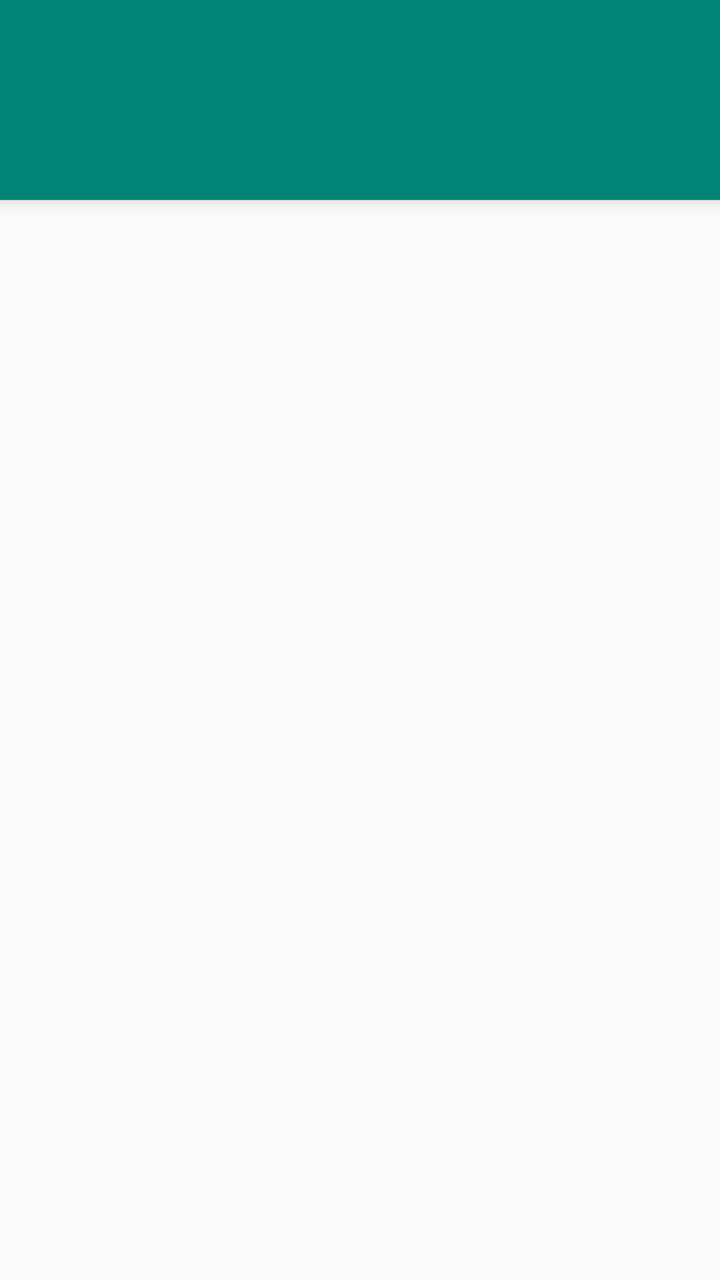
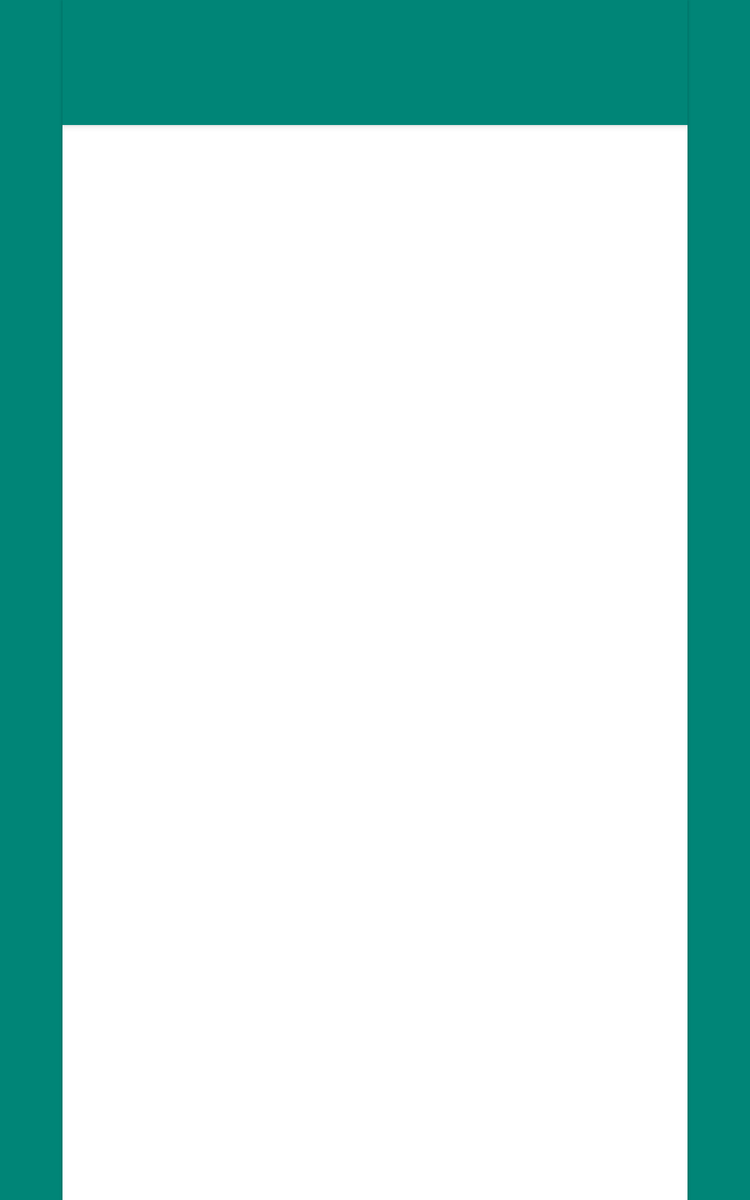

One screen, two layout resources from the same app: the default and the repository's alternative for another configuration. Each is rendered where Android would select it; the XML of both is given below.
<!-- AndroidManifest.xml: application theme AppTheme -->
<!-- res/layout/activity_condition.xml -->
<?xml version="1.0" encoding="utf-8"?>
<android.support.constraint.ConstraintLayout xmlns:android="http://schemas.android.com/apk/res/android"
    xmlns:app="http://schemas.android.com/apk/res-auto"
    xmlns:tools="http://schemas.android.com/tools"
    android:layout_width="match_parent"
    android:layout_height="match_parent"
    tools:context=".ConditionActivity"
    android:background="?android:attr/selectableItemBackground">

    <android.support.v7.widget.Toolbar
        android:id="@+id/my_toolbar"
        android:layout_width="match_parent"
        android:layout_height="@dimen/tool_bar_height"
        android:background="?attr/colorPrimary"
        android:elevation="4dp"
        android:theme="?attr/actionBarTheme"
        app:layout_constraintEnd_toEndOf="parent"
        app:layout_constraintHorizontal_bias="1.0"
        app:layout_constraintStart_toStartOf="parent"
        app:layout_constraintTop_toTopOf="parent" />

    <android.support.v7.widget.RecyclerView
        android:id="@+id/rv_conditions"
        android:layout_width="match_parent"
        android:layout_height="0dp"
        android:layout_marginStart="8dp"
        android:layout_marginEnd="8dp"
        android:layout_marginBottom="8dp"
        android:padding="8dp"
        app:layout_constraintBottom_toBottomOf="parent"
        app:layout_constraintEnd_toEndOf="parent"
        app:layout_constraintHorizontal_bias="0.0"
        app:layout_constraintStart_toStartOf="parent"
        app:layout_constraintTop_toBottomOf="@+id/my_toolbar" />

</android.support.constraint.ConstraintLayout>
<!-- resources referenced by this layout -->
<resources>
  <dimen name="tool_bar_height">100dp</dimen>
  <style name="AppTheme" parent="Theme.AppCompat.Light.DarkActionBar">
          
          <item name="colorPrimary">@color/colorPrimary</item>
          <item name="colorPrimaryDark">@color/colorPrimaryDark</item>
          <item name="colorAccent">@color/colorAccent</item>
      </style>
  <color name="colorPrimary">#008577</color>
  <color name="colorPrimaryDark">#00574B</color>
  <color name="colorAccent">#D81B60</color>
</resources>
<!-- res/layout-sw600dp/activity_condition.xml (the repository's variant of the layout above) -->
<!-- drawn on a 7-inch tablet held upright -->
<?xml version="1.0" encoding="utf-8"?>
<FrameLayout xmlns:android="http://schemas.android.com/apk/res/android"
    xmlns:app="http://schemas.android.com/apk/res-auto"
    xmlns:tools="http://schemas.android.com/tools"
    android:layout_height="match_parent"
    android:layout_width="match_parent"
    android:background="@color/colorPrimary"
    >
<android.support.constraint.ConstraintLayout
    android:layout_width="@dimen/tablet_width"
    android:layout_height="match_parent"
    tools:context=".ConditionActivity"
    android:background="@android:color/white"
    android:layout_gravity="center_horizontal"
    android:elevation="2dp">

    <android.support.v7.widget.Toolbar
        android:id="@+id/my_toolbar"
        android:layout_width="match_parent"
        android:layout_height="@dimen/tool_bar_height"
        android:background="?attr/colorPrimary"
        android:elevation="4dp"
        android:theme="?attr/actionBarTheme"
        app:layout_constraintEnd_toEndOf="parent"
        app:layout_constraintHorizontal_bias="1.0"
        app:layout_constraintStart_toStartOf="parent"
        app:layout_constraintTop_toTopOf="parent" />

    <android.support.v7.widget.RecyclerView
        android:id="@+id/rv_conditions"
        android:layout_width="match_parent"
        android:layout_height="0dp"
        android:layout_marginStart="8dp"
        android:layout_marginEnd="8dp"
        android:layout_marginBottom="8dp"
        android:padding="8dp"
        app:layout_constraintBottom_toBottomOf="parent"
        app:layout_constraintEnd_toEndOf="parent"
        app:layout_constraintHorizontal_bias="0.0"
        app:layout_constraintStart_toStartOf="parent"
        app:layout_constraintTop_toBottomOf="@+id/my_toolbar" />

</android.support.constraint.ConstraintLayout>


</FrameLayout>
<!-- resources referenced by the variant -->
<!-- as a 7-inch tablet held upright resolves them -->
<resources>
  <color name="colorPrimary">#008577</color>
  <dimen name="tablet_width">500dp</dimen>
  <dimen name="tool_bar_height">100dp</dimen>
  <style name="AppTheme" parent="Theme.AppCompat.Light.DarkActionBar">
          
          <item name="colorPrimary">@color/colorPrimary</item>
          <item name="colorPrimaryDark">@color/colorPrimaryDark</item>
          <item name="colorAccent">@color/colorAccent</item>
      </style>
  <color name="colorPrimaryDark">#00574B</color>
  <color name="colorAccent">#D81B60</color>
</resources>
